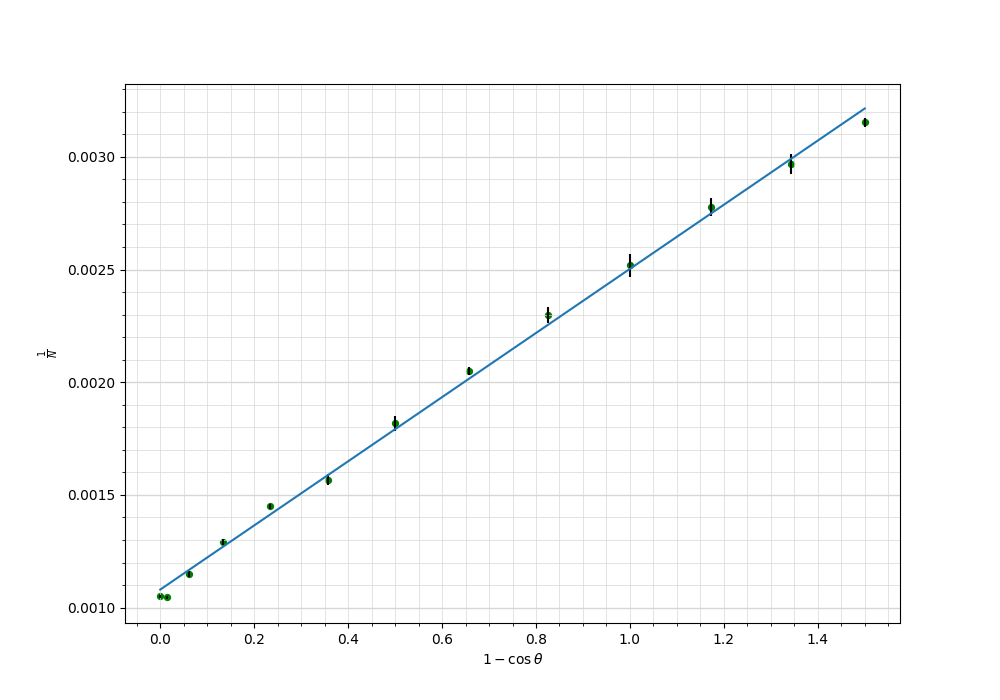

Write the Python code that produced this figure.
import numpy as np
import matplotlib.pyplot as plt
from matplotlib.ticker import MultipleLocator
import math 

plt.figure(figsize=(10,7))  #Размер изображения

x = [0,
10,
20,
30,
40,
50,
60,
70,
80,
90,
100,
110,
120
] # Координата x

y = [951,
956,
869,
774,
690,
638,
550,
488,
435,
397,
360,
337,
317
]

sigma_y = [6,
5,
10,
8,
5,
10,
10,
4,
7,
8,
5,
5,
2
]

for i in range (0, 13):
    sigma_y[i] = sigma_y[i]/(y[i]*y[i])
x = [1-math.cos(_x*math.pi/180) for _x in x]
y = [1/_y for _y in y]

plt.scatter(x, y, s=18, c='green')  # Экспериментальные точки на графике

plt.xlabel(r'$1-\cos\theta$') # Подпись абсцисс
plt.ylabel(r'$\frac{1}{N}$') # Подпись ординат

yerr = sigma_y  # Погрешность по y
xerr = [0 for _x in x] # Погрешность по x
plt.errorbar(x, y, xerr=xerr, yerr=yerr, fmt=" ", color='k')

p = np.polyfit(x, y, deg=1) # Построение кривой по мнк
p_f = np.poly1d(p)
plt.plot(x, p_f(x))
print(p_f)


DP = 2
ax = plt.gca()

## Характеристики сетки

ax.yaxis.set_minor_locator(MultipleLocator(0.0001))
ax.yaxis.set_major_locator(MultipleLocator(0.0005))
ax.xaxis.set_minor_locator(MultipleLocator(0.05))
ax.xaxis.set_major_locator(MultipleLocator(0.2))
ax.yaxis.grid(True,'major',linewidth=2/DP,linestyle='-',color='#d7d7d7')
ax.xaxis.grid(True,'minor',linewidth=1/DP,linestyle='-',color='#d7d7d7')
ax.yaxis.grid(True,'minor',linewidth=1/DP,linestyle='-',color='#d7d7d7')
ax.xaxis.grid(True,'major',linewidth=1/DP,linestyle='-',color='#d7d7d7',zorder=0)

plt.savefig('plot')